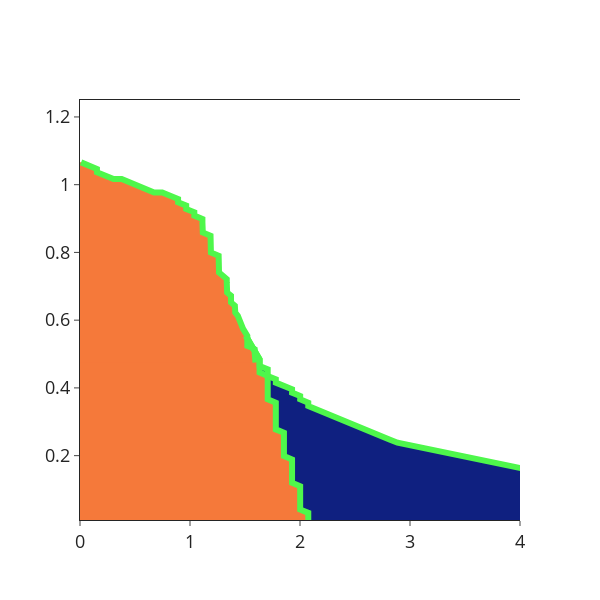

The code cell stored with this chart in its notebook:
### Code cell
# m_space
params['a_max'] = 10.
params['res'] = 150
params['m_space'] = m_space
mtst2, x_cvals = calc_PD_rates(params)
# print(x_cvals)
# print(mtst2)
